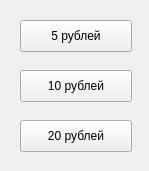
<?xml version="1.0" encoding="UTF-8"?>
<ui version="4.0">
 <class>BanknoteReceiverWidget</class>
 <widget class="QWidget" name="BanknoteReceiverWidget">
  <property name="geometry">
   <rect>
    <x>0</x>
    <y>0</y>
    <width>149</width>
    <height>171</height>
   </rect>
  </property>
  <property name="windowTitle">
   <string/>
  </property>
  <widget class="QPushButton" name="btn5rubles">
   <property name="geometry">
    <rect>
     <x>20</x>
     <y>20</y>
     <width>112</width>
     <height>32</height>
    </rect>
   </property>
   <property name="text">
    <string>5 рублей</string>
   </property>
  </widget>
  <widget class="QPushButton" name="btn10rubles">
   <property name="geometry">
    <rect>
     <x>20</x>
     <y>70</y>
     <width>112</width>
     <height>32</height>
    </rect>
   </property>
   <property name="text">
    <string>10 рублей</string>
   </property>
  </widget>
  <widget class="QPushButton" name="btn20rubles">
   <property name="geometry">
    <rect>
     <x>20</x>
     <y>120</y>
     <width>112</width>
     <height>32</height>
    </rect>
   </property>
   <property name="text">
    <string>20 рублей</string>
   </property>
  </widget>
 </widget>
 <resources/>
 <connections/>
</ui>
